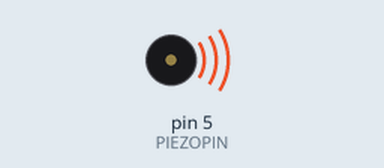
The sketch below on a simulated Arduino Uno, built with avr-gcc and run on an emulated ATmega328P. On the bench: buzzer (waves = sounding).

Above: at 2.0 s.
Timing chart, 0 to 8.5 s (numbered marks = the images above):
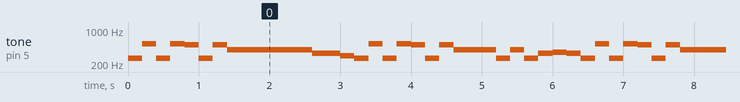

The sketch:

Thousand_Miles.ino
```cpp
int PIEZOPIN = 5;

// One octave of notes between A4 and A5
int note_C3 = 131;
int note_D3 = 147;
int note_E3 = 165;
int note_G3 = 196;
int note_C4 = 262;
int note_D4 = 294;
int note_E4 = 330;
int note_F4 = 349;
int note_G4 = 392;
int note_A4 = 440;
int note_B4 = 494;
int note_C5 = 523;
int note_D5 = 587;
int note_E5 = 659;
int note_F5 = 698;
int note_G5 = 784;
int note_A5 = note_A4 * 2;
int note_B5 = note_B4 * 2;

// note lengths defined here
long whole_note = 1600; // change tempo by changing duration of one measure
long half_note = whole_note / 2;
long quarter_note = whole_note / 4;
long eighth_note = whole_note / 8;
long sixteenth_note = whole_note / 16;

// WRITE YOUR SONG HERE


// if you want there to be silence between notes,
//   staccato should be true
//song list
int song[42][2] = {
  {note_C4, eighth_note}, {note_C5, eighth_note}, {note_C4, eighth_note}, {note_C5, eighth_note}, {note_B4, eighth_note}, {note_C4, eighth_note},
  {note_B4, eighth_note}, {note_G4, half_note + quarter_note}, {note_E4, quarter_note}, {note_D4, eighth_note}, {note_C4, eighth_note}, {note_C5, eighth_note}, {note_C4, eighth_note},
  {note_C5, eighth_note}, {note_B4, eighth_note}, {note_C4, eighth_note}, {note_B4, eighth_note}, {note_G4, eighth_note + quarter_note}, {note_C4, eighth_note}, {note_G4, eighth_note},
  {note_C4, eighth_note}, {note_E4, eighth_note}, {note_F4, eighth_note}, {note_E4, eighth_note}, {note_C4, eighth_note}, {note_C5, eighth_note}, {note_C4, eighth_note},
  {note_C5, eighth_note}, {note_B4, eighth_note}, {note_C4, eighth_note}, {note_B4, eighth_note}, {note_G4, quarter_note +half_note}, {note_E4, quarter_note}, {note_D4, eighth_note},
  {note_C4, eighth_note}, {note_E4, eighth_note}, {note_D4, eighth_note}, {note_C4, eighth_note}, {note_D4, eighth_note}, {note_C4, eighth_note}, {note_G4,quarter_note + half_note},
  {note_D4, quarter_note}};

//  {note_G3, eighth_note}, {note_G3, eighth_note}, {note_G3, eighth_note}, {note_G3, quarter_note}, {note_D3, quarter_note}, {note_D3, half_note},
//  {note_E3, quarter_note}, {note_D3, quarter_note}, {note_D3, quarter_note}, {note_E3, eighth_note}, {note_D3, eighth_note}, {note_D3, eighth_note}, {note_D3, eighth_note},
//  {note_C3, eighth_note}, {note_E3, quarter_note}, {note_C3, quarter_note + eighth_note}};


void setup() {
  pinMode(PIEZOPIN, OUTPUT);
}

void loop() {
  //PLAY YOUR SONG HERE
  for(int i = 0; i < 41; i++) {
    tone(PIEZOPIN, song[i][0], song[i][1]);
    delay(song[i][1]);
  }
  delay(1000);
}
```

Measured:
- by itself, tone on pin 5 (PIEZOPIN): plays 262 Hz for 0.20 s, 523 Hz for 0.20 s, 262 Hz for 0.20 s, 523 Hz for 0.20 s, 494 Hz for 0.20 s, 262 Hz for 0.20 s … (410 notes in this stretch)
